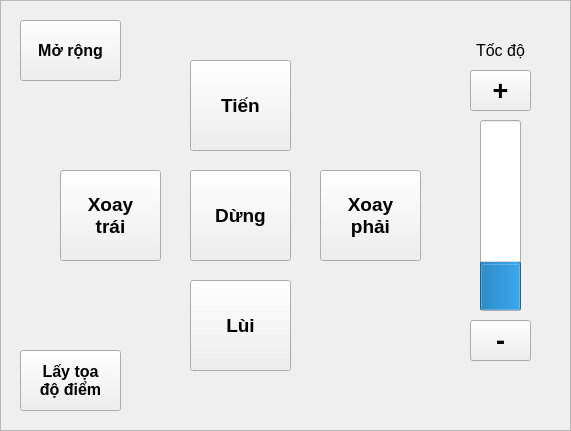
    <widget class="QFrame" name="fr_handMode_move">
     <property name="geometry">
      <rect>
       <x>320</x>
       <y>0</y>
       <width>571</width>
       <height>431</height>
      </rect>
     </property>
     <property name="autoFillBackground">
      <bool>true</bool>
     </property>
     <property name="frameShape">
      <enum>QFrame::StyledPanel</enum>
     </property>
     <property name="frameShadow">
      <enum>QFrame::Raised</enum>
     </property>
     <widget class="QPushButton" name="bt_forwards">
      <property name="geometry">
       <rect>
        <x>190</x>
        <y>60</y>
        <width>101</width>
        <height>91</height>
       </rect>
      </property>
      <property name="font">
       <font>
        <pointsize>14</pointsize>
        <weight>75</weight>
        <bold>true</bold>
       </font>
      </property>
      <property name="text">
       <string>Tiến</string>
      </property>
     </widget>
     <widget class="QPushButton" name="bt_backwards">
      <property name="geometry">
       <rect>
        <x>190</x>
        <y>280</y>
        <width>101</width>
        <height>91</height>
       </rect>
      </property>
      <property name="font">
       <font>
        <pointsize>14</pointsize>
        <weight>75</weight>
        <bold>true</bold>
       </font>
      </property>
      <property name="text">
       <string>Lùi</string>
      </property>
     </widget>
     <widget class="QLabel" name="lb_speed">
      <property name="geometry">
       <rect>
        <x>460</x>
        <y>30</y>
        <width>81</width>
        <height>41</height>
       </rect>
      </property>
      <property name="font">
       <font>
        <pointsize>12</pointsize>
        <weight>50</weight>
        <bold>false</bold>
       </font>
      </property>
      <property name="autoFillBackground">
       <bool>false</bool>
      </property>
      <property name="frameShape">
       <enum>QFrame::NoFrame</enum>
      </property>
      <property name="lineWidth">
       <number>1</number>
      </property>
      <property name="midLineWidth">
       <number>0</number>
      </property>
      <property name="text">
       <string>Tốc độ</string>
      </property>
      <property name="scaledContents">
       <bool>false</bool>
      </property>
      <property name="alignment">
       <set>Qt::AlignCenter</set>
      </property>
      <property name="wordWrap">
       <bool>false</bool>
      </property>
      <property name="openExternalLinks">
       <bool>false</bool>
      </property>
     </widget>
     <widget class="QPushButton" name="bt_rotation_right">
      <property name="geometry">
       <rect>
        <x>320</x>
        <y>170</y>
        <width>101</width>
        <height>91</height>
       </rect>
      </property>
      <property name="font">
       <font>
        <pointsize>14</pointsize>
        <weight>75</weight>
        <bold>true</bold>
       </font>
      </property>
      <property name="text">
       <string>Xoay 
phải</string>
      </property>
     </widget>
     <widget class="QPushButton" name="bt_rotation_left">
      <property name="geometry">
       <rect>
        <x>60</x>
        <y>170</y>
        <width>101</width>
        <height>91</height>
       </rect>
      </property>
      <property name="font">
       <font>
        <pointsize>14</pointsize>
        <weight>75</weight>
        <bold>true</bold>
       </font>
      </property>
      <property name="text">
       <string>Xoay 
trái</string>
      </property>
     </widget>
     <widget class="QPushButton" name="bt_stop">
      <property name="geometry">
       <rect>
        <x>190</x>
        <y>170</y>
        <width>101</width>
        <height>91</height>
       </rect>
      </property>
      <property name="font">
       <font>
        <pointsize>14</pointsize>
        <weight>75</weight>
        <bold>true</bold>
       </font>
      </property>
      <property name="text">
       <string>Dừng</string>
      </property>
     </widget>
     <widget class="QPushButton" name="bt_controlConveyor_show">
      <property name="geometry">
       <rect>
        <x>20</x>
        <y>20</y>
        <width>101</width>
        <height>61</height>
       </rect>
      </property>
      <property name="font">
       <font>
        <pointsize>12</pointsize>
        <weight>75</weight>
        <bold>true</bold>
       </font>
      </property>
      <property name="text">
       <string>Mở rộng</string>
      </property>
     </widget>
     <widget class="QProgressBar" name="pb_speed">
      <property name="geometry">
       <rect>
        <x>480</x>
        <y>120</y>
        <width>41</width>
        <height>191</height>
       </rect>
      </property>
      <property name="layoutDirection">
       <enum>Qt::LeftToRight</enum>
      </property>
      <property name="value">
       <number>24</number>
      </property>
      <property name="alignment">
       <set>Qt::AlignCenter</set>
      </property>
      <property name="textVisible">
       <bool>false</bool>
      </property>
      <property name="orientation">
       <enum>Qt::Vertical</enum>
      </property>
      <property name="invertedAppearance">
       <bool>false</bool>
      </property>
      <property name="textDirection">
       <enum>QProgressBar::TopToBottom</enum>
      </property>
     </widget>
     <widget class="QPushButton" name="bt_reduceSpeed">
      <property name="geometry">
       <rect>
        <x>470</x>
        <y>320</y>
        <width>61</width>
        <height>41</height>
       </rect>
      </property>
      <property name="font">
       <font>
        <family>Ubuntu</family>
        <pointsize>20</pointsize>
        <weight>75</weight>
        <bold>true</bold>
       </font>
      </property>
      <property name="focusPolicy">
       <enum>Qt::ClickFocus</enum>
      </property>
      <property name="autoFillBackground">
       <bool>true</bool>
      </property>
      <property name="text">
       <string>-</string>
      </property>
     </widget>
     <widget class="QPushButton" name="bt_upSpeed">
      <property name="geometry">
       <rect>
        <x>470</x>
        <y>70</y>
        <width>61</width>
        <height>41</height>
       </rect>
      </property>
      <property name="font">
       <font>
        <family>Ubuntu</family>
        <pointsize>20</pointsize>
        <weight>75</weight>
        <bold>true</bold>
       </font>
      </property>
      <property name="focusPolicy">
       <enum>Qt::ClickFocus</enum>
      </property>
      <property name="autoFillBackground">
       <bool>true</bool>
      </property>
      <property name="text">
       <string>+</string>
      </property>
     </widget>
     <widget class="QPushButton" name="bt_tryTarget_show">
      <property name="geometry">
       <rect>
        <x>20</x>
        <y>350</y>
        <width>101</width>
        <height>61</height>
       </rect>
      </property>
      <property name="font">
       <font>
        <pointsize>12</pointsize>
        <weight>75</weight>
        <bold>true</bold>
       </font>
      </property>
      <property name="text">
       <string>Lấy tọa
độ điểm</string>
      </property>
     </widget>
    </widget>
